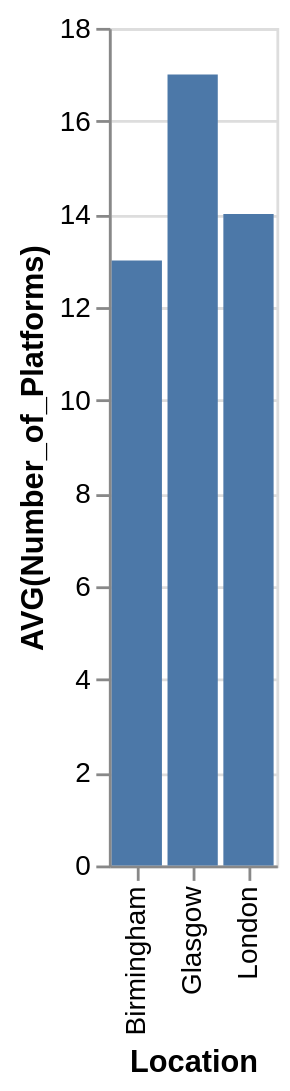

Here is the Vega-Lite specification saved for this chart:
### Vega-Lite specification from a JSON file in a GitHub repository (floating-point values rounded to 4 significant figures)
{"data": {"values": [{"x_data": "Birmingham", "y_data": 13}, {"x_data": "Glasgow", "y_data": 17}, {"x_data": "London", "y_data": 14}]}, "mark": "bar", "encoding": {"x": {"field": "x_data", "type": "nominal", "title": "Location", "sort": "ascending"}, "y": {"field": "y_data", "type": "quantitative", "title": "AVG(Number_of_Platforms)"}}}
